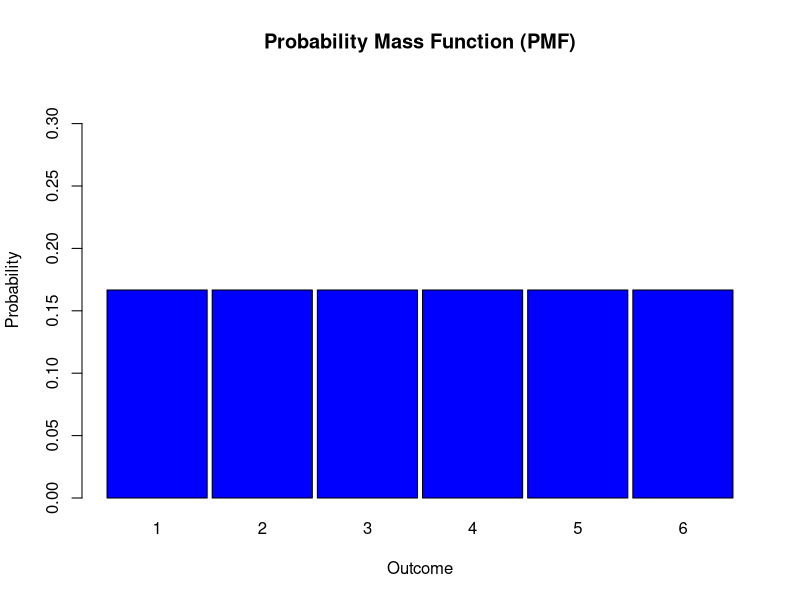

Write the R code that produced this figure.
# Clear objects from Memory :
rm(list=ls())
#Clear Console:
cat("\014")

# Probability Mass Function (PMF) example
# Scenario: Rolling a fair six-sided die

# Create a function to calculate the PMF
calculate_pmf <- function(num_sides) {
  # Initialize the PMF vector
  pmf <- rep(0, num_sides)
  
  # Calculate the probability for each outcome
  probability <- 1 / num_sides
  
  # Assign the probabilities to each outcome in the PMF
  pmf <- rep(probability, num_sides)
  
  return(pmf)
}

# Number of sides on the die
num_sides <- 6

# Calculate the PMF for rolling a fair six-sided die
pmf <- calculate_pmf(num_sides)

# Creates some space margin above the bar plots for clarity
max_height <- max(pmf)
ylim_range <- c(0.00,max_height * 2)

# Plot the PMF using a bar plot
barplot(pmf, names.arg = 1:num_sides, xlab = "Outcome", ylab = "Probability", 
        main = "Probability Mass Function (PMF)", col = "blue", space = 0.05,  ylim = ylim_range)
